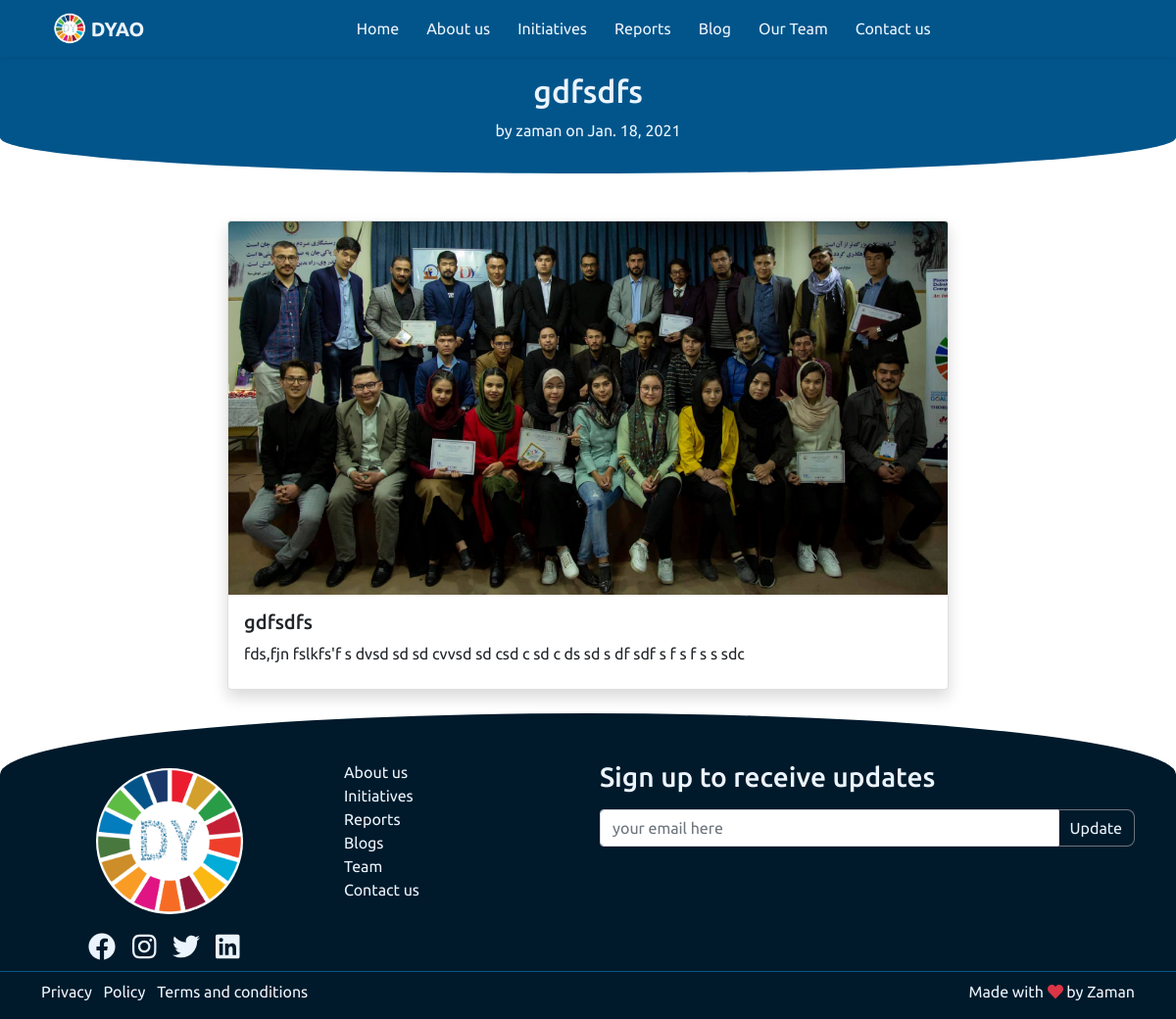
The app's page /blog/6 with its own data.
### website/models.py (models this page shows, shortened)
class Post(models.Model):
    title   = models.CharField(max_length=200)
    content = models.TextField()
    date_posted = models.DateField(default=timezone.now)
    abstract = models.TextField(null=True, blank=True)
    auther = models.ForeignKey(User, on_delete=models.CASCADE)
    photo = models.ImageField(default = 'post_photo.jpg', upload_to="post_pics", null=True, blank=True)

### website/views.py (the view)
# urls.py: path("blog/<int:pk>", PostDetailView.as_view(), name="blog-detail"),
class PostDetailView(DetailView):
    model = Post
    template_name = 'post_detail.html'

### templates/post_detail.html
{% extends 'base.html' %}
{% load static %}
{% block content %}
<div class="base-section">
    <div class="container">
       <div class="row">
           <div class="col-sm text-center">
               <h2>{{object.title}} </h2>
            <article> by {{object.auther}} on {{object.date_posted}}</article>
           </div>
       </div>
    </div>
</div>
<div class="container mt-5">
    <div class="row">
        <div class="col col-lg-8 m-lg-auto">
            <div class="card shadow h-100 mb-4">
              <img src="{{ object.photo.url }}" class="card-img-top" alt="Peace ">
              <div class="card-body">
                <h5 class="card-title">{{object.title}}</h5>
                <article class="card-title" >
                    {{object.content}}
                </article>
              </div>
            </div>
        </div>
    </div>
</div>
{% endblock content %}

### records on screen
Post: title "gdfsdfs", auther "zaman", date_posted "Jan. 18, 2021", photo (picture), content "fds,fjn fslkfs'f s dvsd sd sd cvvsd sd csd c sd c ds sd s df sdf s f s f s s sdc"
